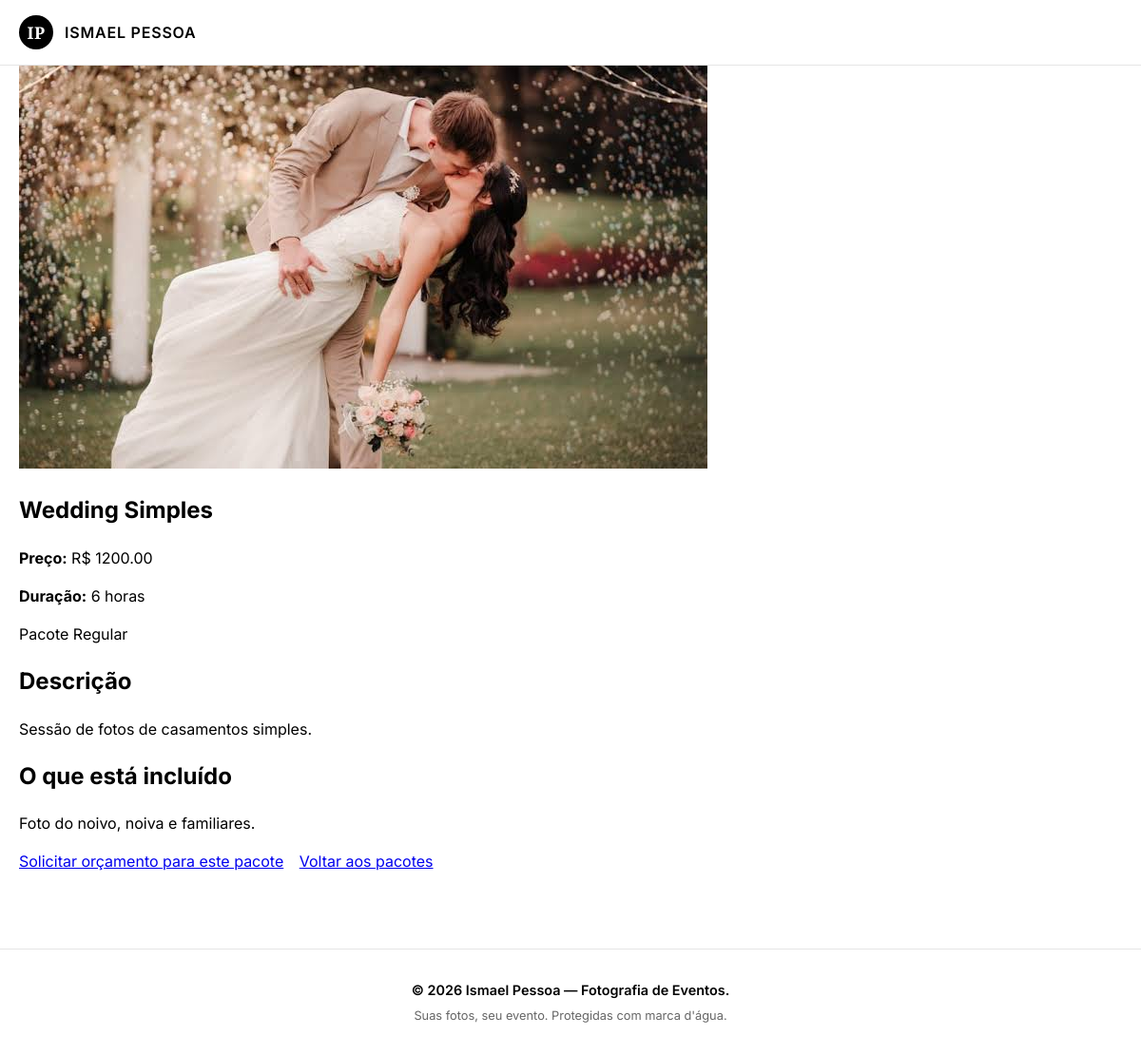
Screenshot of /pacotes/wedding-simples/ with the database file from the repository.
### main/models/pacote_model.py (models this page shows, shortened)
class Pacote(models.Model):
    nome = models.CharField(max_length=200, verbose_name="Nome")
    descricao = models.TextField(verbose_name="Descrição")
    preco = models.DecimalField(max_digits=10, decimal_places=2, verbose_name="Preço")
    duracao = models.CharField(max_length=100, verbose_name="Duração", blank=True, null=True)
    incluindo = models.TextField(verbose_name="O que está incluído", blank=True, null=True)
    destaque = models.BooleanField(default=False, verbose_name="Destaque")
    foto = models.ImageField(upload_to="pacotes/", verbose_name="Foto", blank=True, null=True)
    slug = models.SlugField(max_length=250, unique=True, verbose_name="URL amigável")
    criado_em = models.DateTimeField(auto_now_add=True, verbose_name="Criado em")
    atualizado_em = models.DateTimeField(auto_now=True, verbose_name="Atualizado em")
    class Meta:
        verbose_name = "Pacote"
        verbose_name_plural = "Pacotes"
        ordering = ["nome"]

### main/views/pacote_view.py (the view)
# urls.py: path("pacotes/<slug:slug>/", pacote_detalhe, name="pacote_detalhe"),
def pacote_detalhe(request, slug):
    pacote = get_object_or_404(Pacote, slug=slug)
    return render(request, "main/pacote_detalhe.html", {"pacote": pacote})

### main/templates/main/pacote_detalhe.html (shortened to what this page needs)
{% extends "main/base.html" %}
{% load static %}
{% block content %}
<section class="secao detalhe">
    <div class="container">
        <div class="conteudo-principal">
            {% if pacote.foto %}
            <img class="detalhe-imagem" src="{{ pacote.foto.url }}" alt="Foto do pacote {{ pacote.nome }}">
            {% else %}
            <img class="detalhe-imagem" src="{% static 'img/foto-padrao.jpg' %}" alt="Imagem padrão para o pacote {{ pacote.nome }}">
            {% endif %}
            <h1>{{ pacote.nome }}</h1>
            <p><strong>Preço:</strong> R$ {{ pacote.preco|floatformat:2 }}</p>
            {% if pacote.duracao %}<p><strong>Duração:</strong> {{ pacote.duracao }}</p>{% endif %}
            <p class="badge">Pacote {{ pacote.destaque|yesno:"Destaque,Regular" }}</p>
            <h2>Descrição</h2>
            <p>{{ pacote.descricao }}</p>
            <h2>O que está incluído</h2>
            {% if pacote.incluindo %}
            <div>{{ pacote.incluindo|linebreaks }}</div>
            {% else %}
            <p>Nenhum item informado.</p>
            {% endif %}
            <a href="{% url 'orcamento' %}" class="botao" style="margin-top:1.5rem;">Solicitar orçamento para este pacote</a>
            <a href="{% url 'pacote_lista' %}" class="botao botao-secundario" style="margin-left:0.75rem;margin-top:0.5rem;">Voltar aos pacotes</a>
        </div>
    </div>
</section>
{% endblock %}

### static/css/style.css (style rules this page uses)
:root { --color-bg: #ffffff; --color-bg-alt: #f5f5f5; --color-text: #000000; --color-text-muted: #666666; --color-border: #e5e5e5; --font-serif: "Playfair Display", Georgia, serif; --font-sans: "Inter", -apple-system, BlinkMacSystemFont, "Segoe UI", Roboto, sans-serif; }
* { box-sizing: border-box; }
html { scroll-behavior: smooth; }
body { margin: 0; font-family: var(--font-sans); color: var(--color-text); background: var(--color-bg); line-height: 1.5; -webkit-font-smoothing: antialiased; }
.container { width: 100%; padding: 0 20px; margin: 0 auto; }

### rows the page displays
Pacote: foto (picture), nome "Wedding Simples", preco "1200.00", duracao "6 horas", destaque "Regular", descricao "Sessão de fotos de casamentos simples.", incluindo "Foto do noivo, noiva e familiares."
